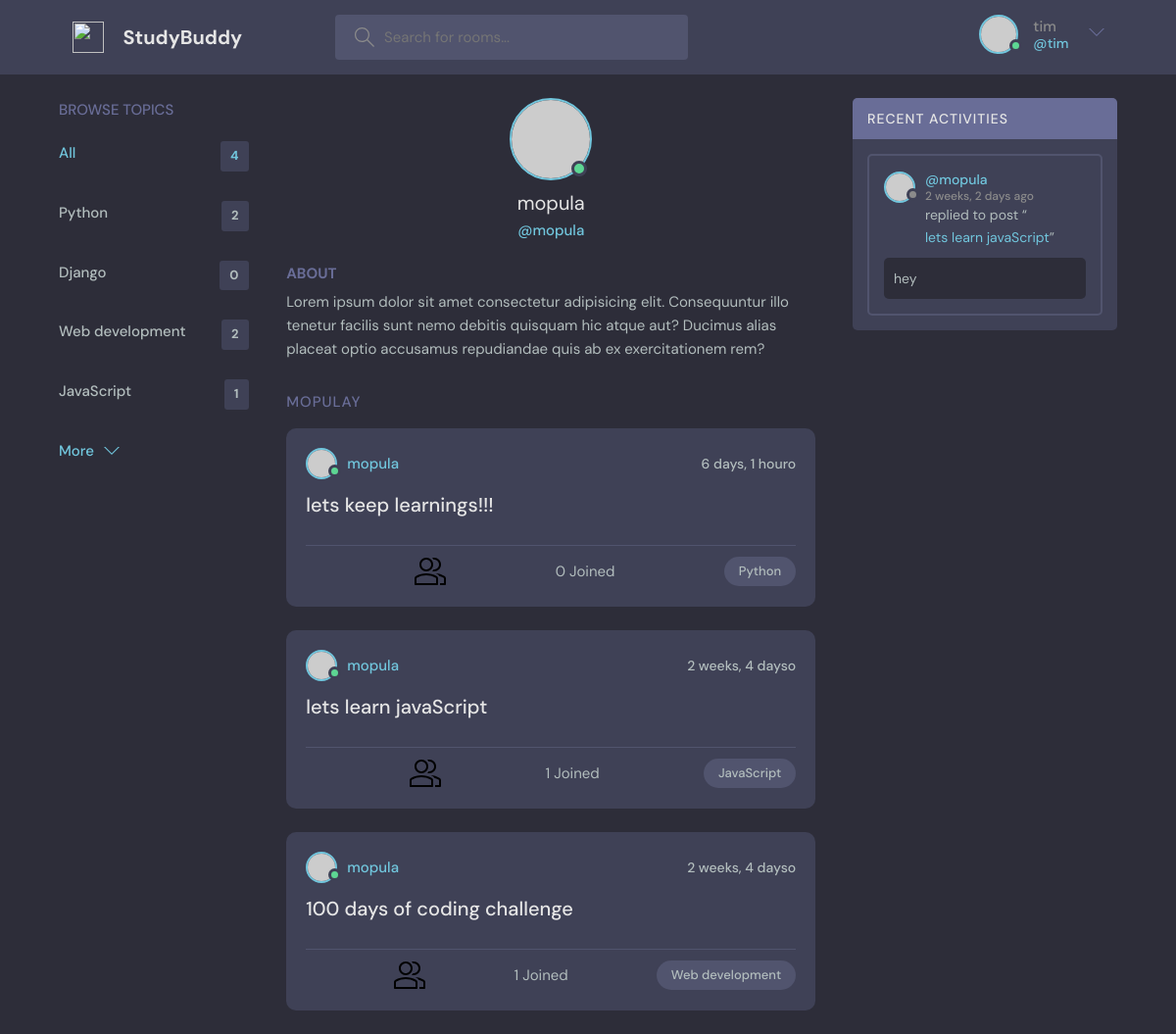
Before: /profile/1 (signed in) with the older database file.
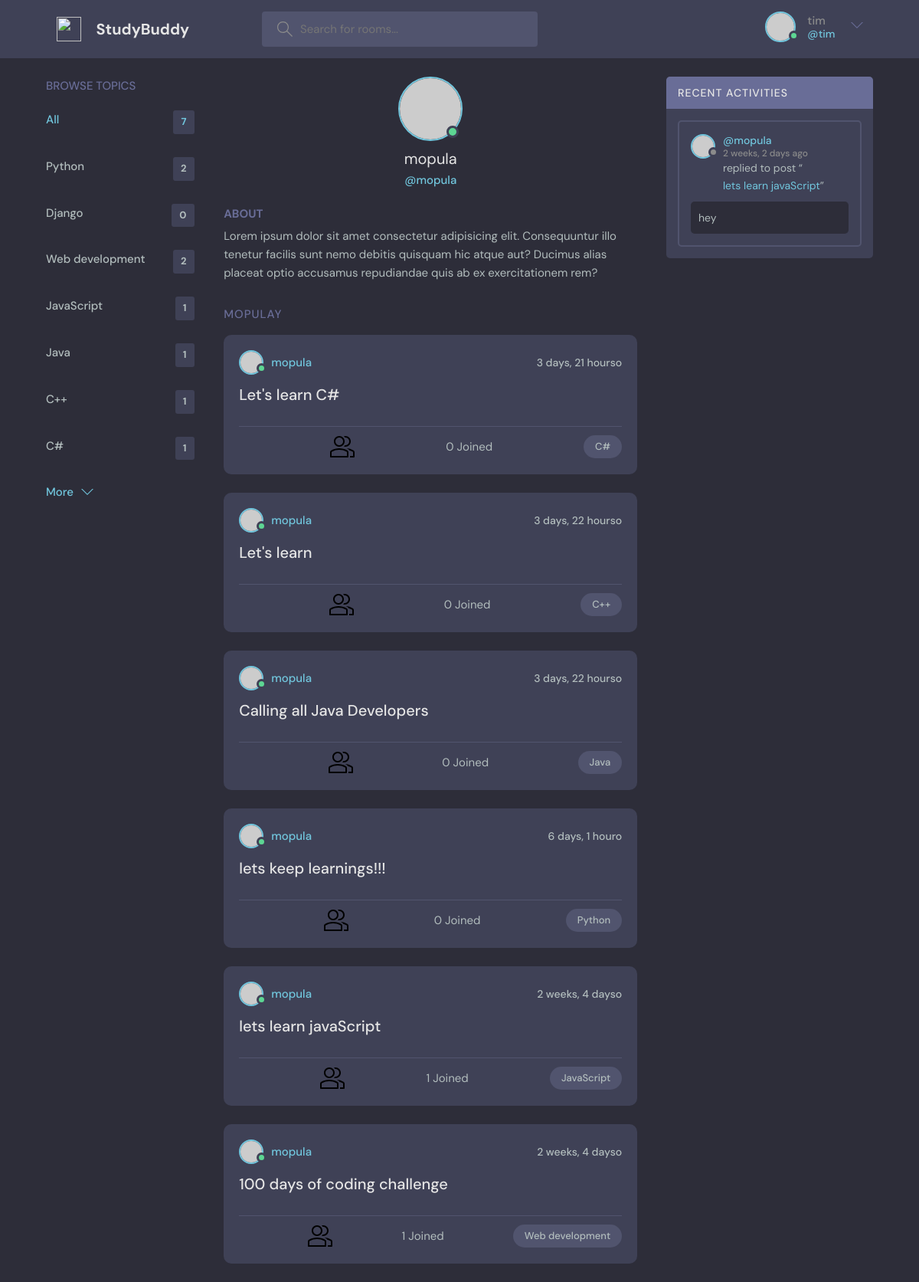
After: the same page with the newer database file.
### base/models.py (models this page shows, shortened)
class Topic(models.Model):
      name = models.CharField(max_length=200)

class Room(models.Model):
      host = models.ForeignKey(User, on_delete=models.SET_NULL, null=True)
      topic = models.ForeignKey(Topic, on_delete=models.SET_NULL, null=True)
      name = models.CharField(max_length=200)
      description = models.TextField(null=True)
      participants = models.ManyToManyField(User, related_name='participants', blank=True)
      update = models.DateTimeField(auto_now=True)
      created = models.DateTimeField(auto_now_add=True)
      class Meta:
            ordering = ['-update', '-created']
      def __str__(self):
            return self.name

class Message(models.Model):
      user = models.ForeignKey(User, on_delete=models.CASCADE)
      room = models.ForeignKey(Room, on_delete=models.CASCADE)
      body = models.TextField()
      update = models.DateTimeField(auto_now=True)
      created = models.DateTimeField(auto_now_add=True)
      class Meta:
            ordering = ['-update', '-created']

### base/views.py (the view)
# urls.py: path('profile/<str:pk>', views.userProfile, name='user-profile'),
def userProfile(request, pk):
      user = User.objects.get(id=pk)
      rooms = user.room_set.all()
      room_message = user.message_set.all()
      topics = Topic.objects.all()
      context = {'user': user, 'rooms': rooms, 'room_message': room_message, 'topics': topics}
      return render(request, 'base/profile.html', context)

### base/templates/base/profile.html (shortened to what this page needs)
{% extends 'main.html' %}
{% block content %}
  <main class="profile-page layout layout--3">
    <div class="container">
     {% include 'base/topic_component.html' %}
      <div class="roomList">
        <div class="profile">
          <div class="profile__avatar">
            <div class="avatar avatar--large active">
              <img src="https://randomuser.me/api/portraits/men/11.jpg" />
            </div>
          </div>
          <div class="profile__info">
            <h3>{{user.username}}</h3>
            <p>@{{user.username}}</p>
          </div>
          <div class="profile__about">
            <h3>About</h3>
            <p>
              Lorem ipsum dolor sit amet consectetur adipisicing elit. Consequuntur illo tenetur
              facilis sunt nemo debitis quisquam hic atque aut? Ducimus alias placeat optio
              accusamus repudiandae quis ab ex exercitationem rem?
            </p>
          </div>
        </div>
        <div class="roomList__header">
          <div>
            <h2>{{user.username}}y</a>
            </h2>
          </div>
        </div>
        {% include 'base/feed_component.html' %}
      </div>
      {% include 'base/activity_component.html' %}
    </div>
  </main>
{% endblock %}

### templates/main.html (shortened to what this page needs)
<!DOCTYPE html>
{% load static %}
<html lang="en">
  <head>
    <link rel="stylesheet" href="{% static 'style/style.css' %}" />
  </head>
  <body>
    {% include 'navbar.html' %}
   {% block content %}
   {% endblock content %}
  </body>
</html>

### templates/navbar.html (shortened to what this page needs)
{% load static %}
<header class="header header--loggedIn">
      <div class="container">
        <a href="{% url 'home' %}" class="header__logo">
          <img src="{% static 'images/logo.svg' %}" />
          <h1>StudyBuddy</h1>
        </a>
        <form class="header__search" method="GET" action="{% url 'home' %}">
          <label>
            <input name="q" placeholder="Search for rooms..." />
          </label>
        </form>
        <nav class="header__menu">
          {% if request.user.is_authenticated %}
          <div class="header__user">
            <a href="{% url 'update-user' %}">
              <div class="avatar avatar--medium active">
                <img src="https://randomuser.me/api/portraits/men/37.jpg" />
              </div>
              <p>{{ request.user.username }}<span>@{{ request.user.username }}</span></p>
            </a>
            <button class="dropdown-button">
              <svg version="1.1" xmlns="http://www.w3.org/2000/svg" width="32" height="32" viewBox="0 0 32 32">
                <title>chevron-down</title>
                <path d="M16 21l-13-13h-3l16 16 16-16h-3l-13 13z"></path>
              </svg>
            </button>
          </div>
          {% else %}
          <a href="{% url 'login' %}">
            <img src="{% static 'images/avatar.svg' %}" />
            <p>Login</p>
          </a>
          {% endif  %}
        </nav>
      </div>
    </header>

### base/templates/base/topic_component.html
<div class="topics">
      <div class="topics__header">
        <h2>Browse Topics</h2>
      </div>
      <ul class="topics__list">
        <li>
          <a href="{% url 'home' %}" class="active">All <span>{{topics.count}}</span></a>
        </li>
        {% for topic in topics %}
        <li>
          <a href="{% url 'home' %}?q={{ topic.name }}">{{topic.name}}<span>{{topic.room_set.all.count}}</span></a>
        </li>
        {% endfor %}
      </ul>
      <a class="btn btn--link" href="{% url 'topics' %}">
        More
        <svg version="1.1" xmlns="http://www.w3.org/2000/svg" width="32" height="32" viewBox="0 0 32 32">
          <title>chevron-down</title>
          <path d="M16 21l-13-13h-3l16 16 16-16h-3l-13 13z"></path>
        </svg>
      </a>
    </div>

### base/templates/base/feed_component.html (shortened to what this page needs)
{% for room in rooms %}
<div class="roomListRoom">
      <div class="roomListRoom__header">
        <a href="{% url 'user-profile' room.host.id %}" class="roomListRoom__author">
          <div class="avatar avatar--small active">
            <img src="https://randomuser.me/api/portraits/men/11.jpg" />
          </div>
          <span>{{room.host.username}}</span>
        </a>
        <div class="roomListRoom__actions">
          <span>{{room.created|timesince}}o</span>
        </div>
      </div>
      <div class="roomListRoom__content">
        <a href="{% url 'room' room.id %}">{{room.name}}</a>
      </div>
      <div class="roomListRoom__meta">
          {{room.participants.all.count}} Joined
        <p class="roomListRoom__topic">{{room.topic.name}}</p>
      </div>
</div>
{% endfor %}

### base/templates/base/activity_component.html (shortened to what this page needs)
<div class="activities">
      <div class="activities__header">
        <h2>Recent Activities</h2>
      </div>
      {% for message in room_message %}
      <div class="activities__box">
        <div class="activities__boxHeader roomListRoom__header">
          <a href="{% url 'user-profile' message.user.id %}" class="roomListRoom__author">
            <div class="avatar avatar--small">
              <img src="https://randomuser.me/api/portraits/women/11.jpg" />
            </div>
            <p>
              @{{ message.user }}
              <span>{{ message.created|timesince }} ago</span>
            </p>
          </a>
        </div>
        <div class="activities__boxContent">
          <p>replied to post “<a href="{% url 'room' message.room.id %}">{{message.room}}</a>”</p>
          <div class="activities__boxRoomContent">
            {{message.body}}
          </div>
        </div>
      </div>
      {% endfor %}
</div>

Changed rows visible on the page:
added Topic: name "Java", room_set.all.count "1"
added Topic: name "C++", room_set.all.count "1"
added Topic: name "C#", room_set.all.count "1"
added Room: host.username "mopula", created "3 days, 21 hours", name "Let's learn C#", participants.all.count "0", topic.name "C#"
added Room: host.username "mopula", created "3 days, 22 hours", name "Let's learn", participants.all.count "0", topic.name "C++"
added Room: host.username "mopula", created "3 days, 22 hours", name "Calling all Java Developers", participants.all.count "0", topic.name "Java"
Other visible differences:
{{ topics.count }}: "4" → "7"
